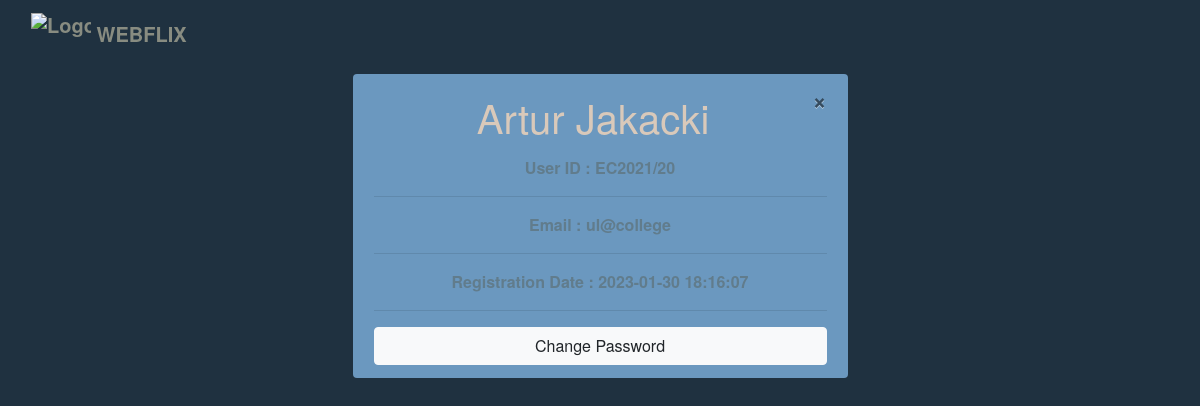
The page /webflix/forgot_password.php (signed in) on the database its author committed.
### tables this page shows
CREATE TABLE IF NOT EXISTS `users` (
  `user_id` int(10) unsigned NOT NULL AUTO_INCREMENT,
  `first_name` varchar(20) NOT NULL,
  `last_name` varchar(40) NOT NULL,
  `email` varchar(60) NOT NULL,
  `pass` varchar(256) NOT NULL,
  `card_number` varchar(20) NOT NULL,
  `exp_month` varchar(2) NOT NULL,
  `exp_year` int(4) NOT NULL,
  `cvv` int(3) NOT NULL,
  `reg_date` datetime NOT NULL,
  `DOB` varchar(255) DEFAULT NULL,
  `phone` varchar(255) DEFAULT NULL,
  `country` varchar(255) DEFAULT NULL,
  PRIMARY KEY (`user_id`),
  UNIQUE KEY `email` (`email`)
);

### webflix/forgot_password.php (the view, shortened to what this page needs)
<?php
require ( 'connect_db.php' ) ;
	$q = "SELECT * FROM users WHERE user_id={$_SESSION[user_id]}" ;
	$r = mysqli_query( $link, $q ) ;
	if ( mysqli_num_rows( $r ) > 0 )
	{
  echo '
	<div class="container">
	  <div class="row">
  ';
  while ( $row = mysqli_fetch_array( $r, MYSQLI_ASSOC ))
  {
    echo '
	<div class="col-sm">
			<div class="container text-center">
	<div class="col align-self-center">
	<div class = "col-md-6 offset-md-3"  >
 <div class="alert" style="background-color:#6b98bf!important; color:#617C8c!important;" role="alert">
	  <div role="alert">
		<button type="button" class="close" data-dismiss="alert" aria-label="Close">
		  <span aria-hidden="true">&times;</span>
		</button>
	  <h1>'  . $row['first_name'] . ' '  . $row['last_name'] . '<strong>  </h1>
	   User ID : EC2021/'  . $row['user_id'] . '
	   <hr>
	   Email :  ' . $row['email'] . '
	  <hr>
	  Registration Date : ' . $row['reg_date'] .  '
	  <hr>
	<button type="button" class="btn btn-light btn-block" data-toggle="modal" data-target="#password">
		  Change Password
	</button>
	 </div>
    </div></div>
    </div>
	';
  }
}
else { echo '<h3>No user details.</h3>
' ; }
		?>

### rows shown on the page
users: first_name "Artur", last_name "Jakacki", user_id "20", email "ul@college", reg_date "2023-01-30 18:16:07"
